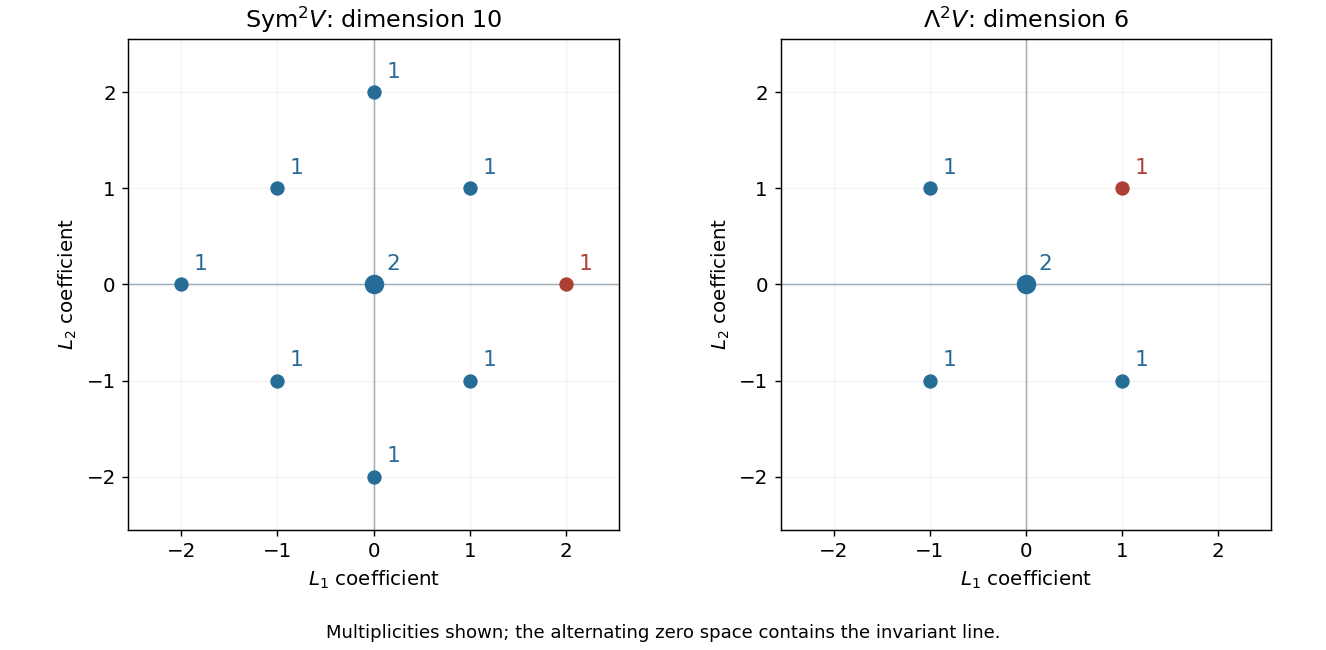

This chart was generated by the following Python code:
"""Draw original weight diagrams; write same-basename opaque PNG to caller CWD."""
from pathlib import Path
import matplotlib
matplotlib.use("Agg")
import matplotlib.pyplot as plt
import numpy as np

plt.rcParams.update({"font.size": 11})
def finish(fig):
    fig.set_facecolor("white")
    fig.tight_layout(rect=(0, .08, 1, 1))
    fig.savefig(Path.cwd()/(Path(__file__).stem+".png"), dpi=130,
                facecolor="white", transparent=False)
    plt.close(fig)

roots=[(2,0),(-2,0),(0,2),(0,-2),(1,1),(1,-1),(-1,1),(-1,-1)]
def panel(ax,weights,title,highest=None):
    ax.set_aspect("equal")
    ax.axhline(0,lw=.8,color="#9faeb8");ax.axvline(0,lw=.8,color="#9faeb8")
    ax.set(xlim=(-2.55,2.55),ylim=(-2.55,2.55),xticks=range(-2,3),yticks=range(-2,3),
           xlabel=r"$L_1$ coefficient",ylabel=r"$L_2$ coefficient",title=title)
    ax.grid(alpha=.15)
    for (x,y),multiplicity in weights.items():
        color="#ae3f35" if highest==(x,y) else "#256c96"
        ax.scatter([x],[y],s=48*multiplicity,color=color,zorder=3)
        ax.annotate(str(multiplicity),(x,y),xytext=(7,8),textcoords="offset points",
                    color=color,fontsize=12)

fig,axes=plt.subplots(1,2,figsize=(10.2,5.0))
symmetric={r:1 for r in roots};symmetric[(0,0)]=2
alternating={(1,1):1,(1,-1):1,(-1,1):1,(-1,-1):1,(0,0):2}
panel(axes[0],symmetric,r"$\mathrm{Sym}^2V$: dimension 10",(2,0))
panel(axes[1],alternating,r"$\Lambda^2V$: dimension 6",(1,1))
fig.text(.5,.018,"Multiplicities shown; the alternating zero space contains the invariant line.",
         ha="center",fontsize=10)
finish(fig)
